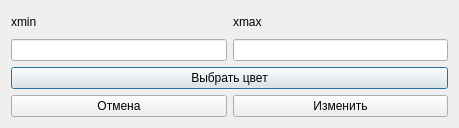
<?xml version="1.0" encoding="UTF-8"?>
<ui version="4.0">
 <class>Dialog</class>
 <widget class="QDialog" name="Dialog">
  <property name="geometry">
   <rect>
    <x>0</x>
    <y>0</y>
    <width>459</width>
    <height>128</height>
   </rect>
  </property>
  <property name="windowTitle">
   <string>Dialog</string>
  </property>
  <layout class="QVBoxLayout" name="verticalLayout">
   <item>
    <layout class="QHBoxLayout" name="horizontalLayout_2">
     <item>
      <layout class="QVBoxLayout" name="verticalLayout_3">
       <item>
        <widget class="QLabel" name="label_xmax">
         <property name="text">
          <string>xmin</string>
         </property>
        </widget>
       </item>
       <item>
        <widget class="QLineEdit" name="txtXmax"/>
       </item>
      </layout>
     </item>
     <item>
      <layout class="QVBoxLayout" name="verticalLayout_2">
       <item>
        <widget class="QLabel" name="label_xmin">
         <property name="text">
          <string>xmax</string>
         </property>
        </widget>
       </item>
       <item>
        <widget class="QLineEdit" name="txtXmin"/>
       </item>
      </layout>
     </item>
    </layout>
   </item>
   <item>
    <widget class="QPushButton" name="btnColorPick">
     <property name="text">
      <string>Выбрать цвет</string>
     </property>
    </widget>
   </item>
   <item>
    <layout class="QHBoxLayout" name="horizontalLayout">
     <item>
      <widget class="QPushButton" name="btnCancel">
       <property name="text">
        <string>Отмена</string>
       </property>
      </widget>
     </item>
     <item>
      <widget class="QPushButton" name="btnEdit">
       <property name="text">
        <string>Изменить</string>
       </property>
      </widget>
     </item>
    </layout>
   </item>
  </layout>
 </widget>
 <resources/>
 <connections/>
</ui>
